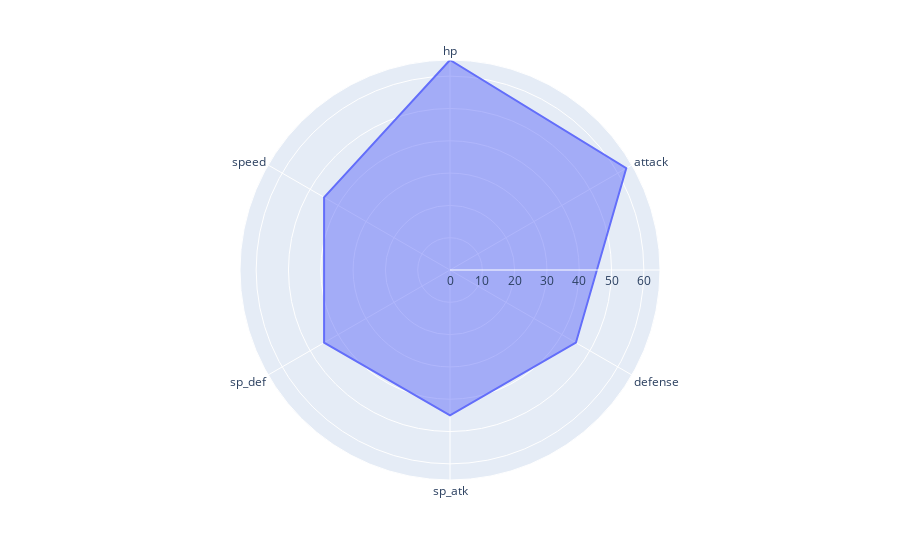
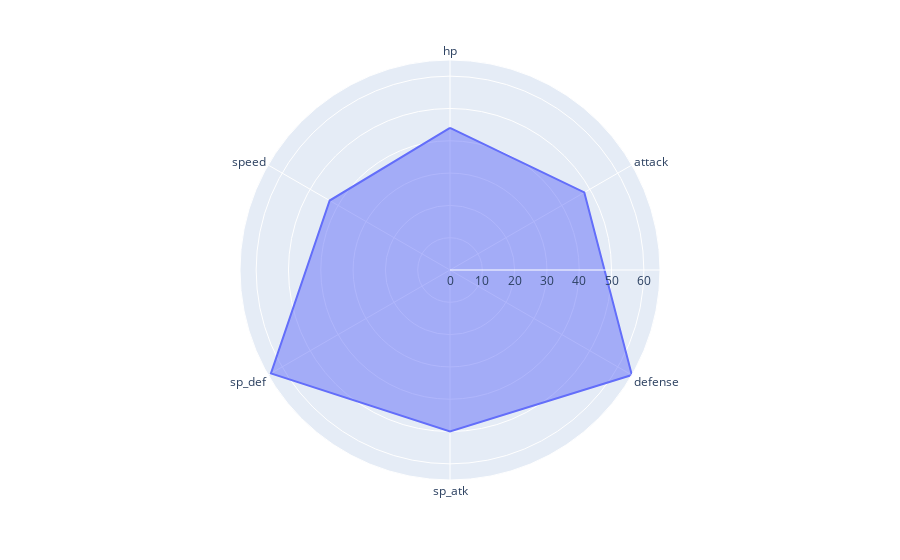

Source (notebook cell) for these figures, in order:
### Code cell
showStatsRadar('Tepig')
showStatsRadar('Squirtle')

### Figure 1 — Plotly figure (JSON) as saved in the notebook; plotly's stock layout.template omitted (floating-point values rounded to 4 significant figures)
{"data": [{"fill": "toself", "hovertemplate": "r=%{r}<br>theta=%{theta}<extra></extra>", "legendgroup": "", "line": {"color": "#636efa", "dash": "solid"}, "marker": {"symbol": "circle"}, "mode": "lines", "name": "", "r": [65, 63, 45, 45, 45, 45, 65], "showlegend": false, "subplot": "polar", "theta": ["hp", "attack", "defense", "sp_atk", "sp_def", "speed", "hp"], "type": "scatterpolar"}], "layout": {"legend": {"tracegroupgap": 0}, "margin": {"t": 60}, "polar": {"angularaxis": {"direction": "clockwise", "rotation": 90}, "domain": {"x": [0, 1], "y": [0, 1]}}}}

### Figure 2 — Plotly figure (JSON) as saved in the notebook; plotly's stock layout.template omitted (floating-point values rounded to 4 significant figures)
{"data": [{"fill": "toself", "hovertemplate": "r=%{r}<br>theta=%{theta}<extra></extra>", "legendgroup": "", "line": {"color": "#636efa", "dash": "solid"}, "marker": {"symbol": "circle"}, "mode": "lines", "name": "", "r": [44, 48, 65, 50, 64, 43, 44], "showlegend": false, "subplot": "polar", "theta": ["hp", "attack", "defense", "sp_atk", "sp_def", "speed", "hp"], "type": "scatterpolar"}], "layout": {"legend": {"tracegroupgap": 0}, "margin": {"t": 60}, "polar": {"angularaxis": {"direction": "clockwise", "rotation": 90}, "domain": {"x": [0, 1], "y": [0, 1]}}}}
